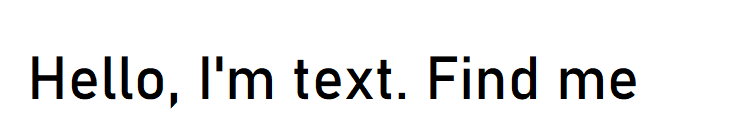
#> input picture text.png, 752 x 140 px
$ python Lesson11.py
#> lines starting #> are read from the running program, lines starting #| are printed output that depends on the picture; after the words box and inside, x2 and y2 are one past the last pixel; in counts of white or black regions, pixels touching at a corner belong together
import cv2

# [28 lines of commented-out code are left out]

image_file = "text.png"
img = cv2.imread(image_file)
#> img is the input picture: shape (140, 752, 3); mean B, G, R 237.5, 237.5, 237.5

gray = cv2.cvtColor(img, cv2.COLOR_BGR2GRAY)
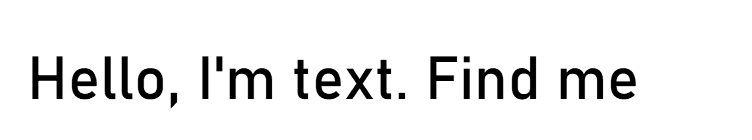
#> gray: shape (140, 752); min 0, max 255, mean 237.5

ret, thresh = cv2.threshold(gray, 1, 255, cv2.THRESH_BINARY)
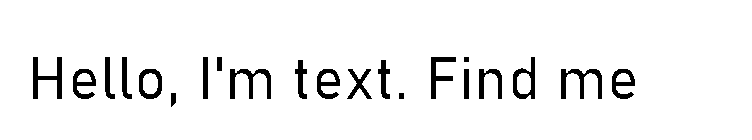
#> thresh: shape (140, 752); 94.5% white; 21 black regions

contours, hierarchy = cv2.findContours(thresh, cv2.RETR_TREE, cv2.CHAIN_APPROX_NONE)
#> contours = 27 contours; largest, box (x1, y1, x2, y2) and area: (0, 0, 752, 140) 104389, (512, 56, 536, 100) 717, (138, 68, 163, 100) 648, (560, 68, 603, 100) 608, (229, 68, 272, 100) 608

for contour in contours:
    x, y, w, h = cv2.boundingRect(contour)
    cv2.rectangle(img, (x, y), (x + w, y + h), (70, 0, 0), 1)
#> this loop made 27 passes
#> (x, y, w, h) on passes 1 to 12: (0, 0, 752, 140), (398, 92, 7, 8), (170, 92, 7, 16), (611, 68, 25, 32), (616, 73, 15, 9), (560, 68, 43, 32), (478, 68, 25, 32), (463, 68, 7, 32), (346, 68, 27, 32), (316, 68, 25, 32), (321, 73, 15, 9), (229, 68, 43, 32)
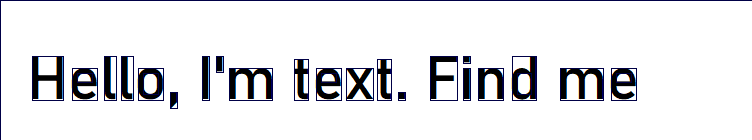
#> img: shape (140, 752, 3); 3.2% of pixels changed, all inside (x1, y1, x2, y2) = (0, 0, 752, 140)

cv2.imshow("Mask", thresh)
cv2.imshow("Output", img)
cv2.waitKey(0)
cv2.destroyAllWindows()

# [12 lines of commented-out code are left out]

$ run again, with fig.png copied over text.png
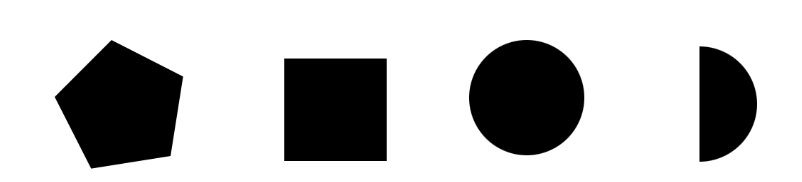
#> input picture fig.png, 802 x 182 px
#> img is the input picture: shape (182, 802, 3); min 0, max 255, mean 189.9
#> `ret, thresh = cv2.threshold(gray, 1, 255, cv2.THRESH_BINARY)`:
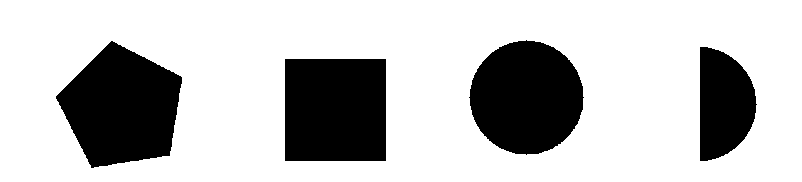
#> thresh: shape (182, 802); 75.2% white; 4 black regions
#> contours = 5 contours; box (x1, y1, x2, y2) and area: (0, 0, 802, 182) 144981, (55, 40, 183, 169) 11003, (284, 58, 387, 162) 10504, (468, 39, 585, 156) 10286, (699, 46, 758, 162) 5144
#> the loop `for contour in contours:` made 5 passes
#> (x, y, w, h) on passes 1 to 5: (0, 0, 802, 182), (284, 58, 103, 104), (699, 46, 59, 116), (55, 40, 128, 129), (468, 39, 117, 117)
#> after the loop `for contour in contours:`:
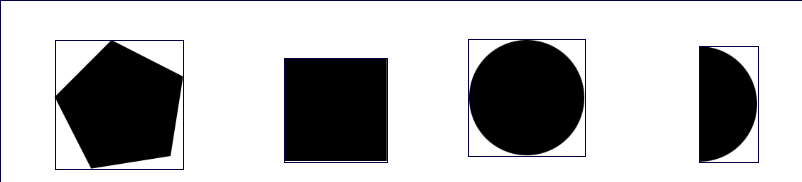
#> img: shape (182, 802, 3); 1.87% of pixels changed, all inside (x1, y1, x2, y2) = (0, 0, 802, 182)
